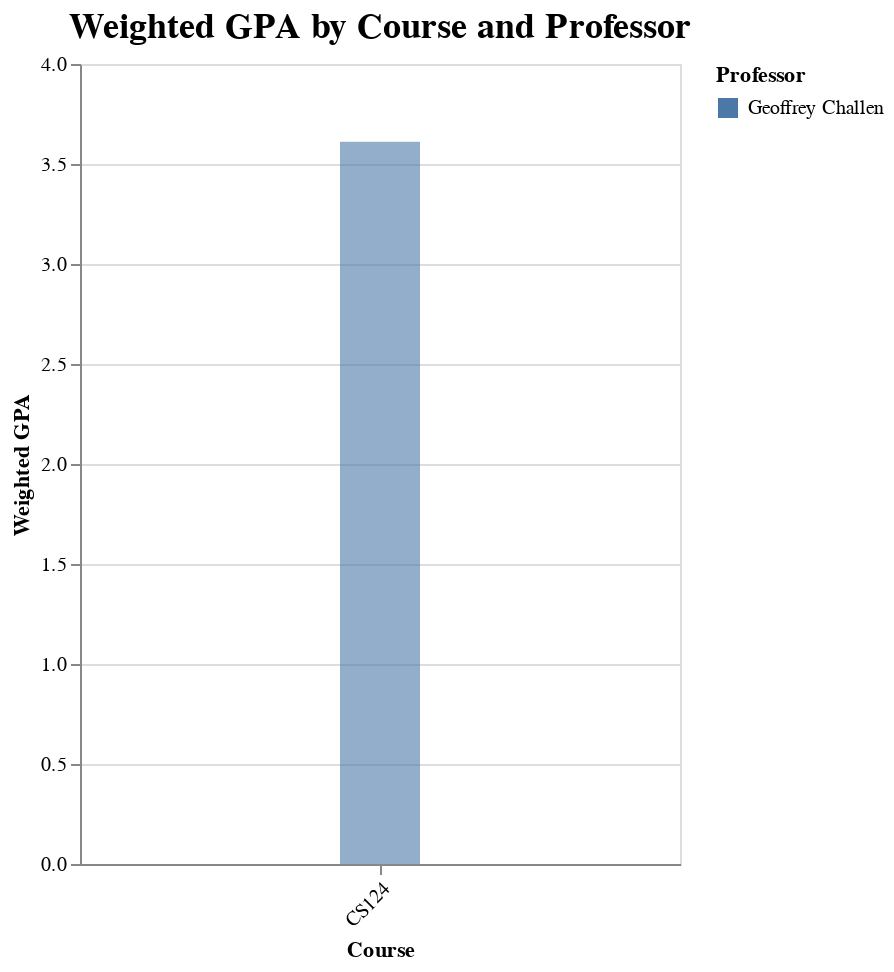

The notebook cell this image was saved under:
### Code cell
add_course('CS124')

### Figure 1 — Vega-Lite specification as saved in the notebook (floating-point values rounded to 4 significant figures)
{"config": {"view": {"continuousWidth": 300, "continuousHeight": 300}, "title": {"anchor": "middle", "fontSize": 18}}, "data": {"name": "data-299f2f13b9dcd3f59b712a28b4d50452"}, "mark": {"type": "bar", "size": 40}, "encoding": {"color": {"field": "primary_instructor", "title": "Professor", "type": "nominal"}, "opacity": {"condition": {"param": "param_45", "value": 1.0, "empty": false}, "value": 0.6}, "tooltip": [{"field": "course_code", "title": "Course", "type": "nominal"}, {"field": "primary_instructor", "title": "Professor", "type": "nominal"}, {"field": "weighted_gpa", "format": ".2f", "title": "Weighted GPA", "type": "quantitative"}], "x": {"axis": {"labelAngle": -45, "title": "Course"}, "field": "course_code", "scale": {"padding": 0}, "sort": null, "type": "ordinal"}, "xOffset": {"field": "x_offset", "type": "quantitative"}, "y": {"axis": {"title": "Weighted GPA"}, "field": "weighted_gpa", "type": "quantitative"}}, "height": 400, "params": [{"name": "param_45", "select": {"type": "point", "nearest": true, "on": "mouseover"}}], "title": "Weighted GPA by Course and Professor", "width": 300, "$schema": "https://vega.github.io/schema/vega-lite/v5.20.1.json", "datasets": {"data-299f2f13b9dcd3f59b712a28b4d50452": [{"primary_instructor": "Geoffrey Challen", "rating": 3.3, "level_of_difficulty": 3.7, "would_take_again": 0.6, "total_ratings": 173, "course_title": "Intro to Computer Science I", "simple_gpa": 3.564, "total_grade_points": 23870.0, "total_students": 6608.0, "weighted_gpa": 3.612, "course_code": "CS124", "instr_idx": 0, "group_size": 1, "x_offset": 0.0}]}}
